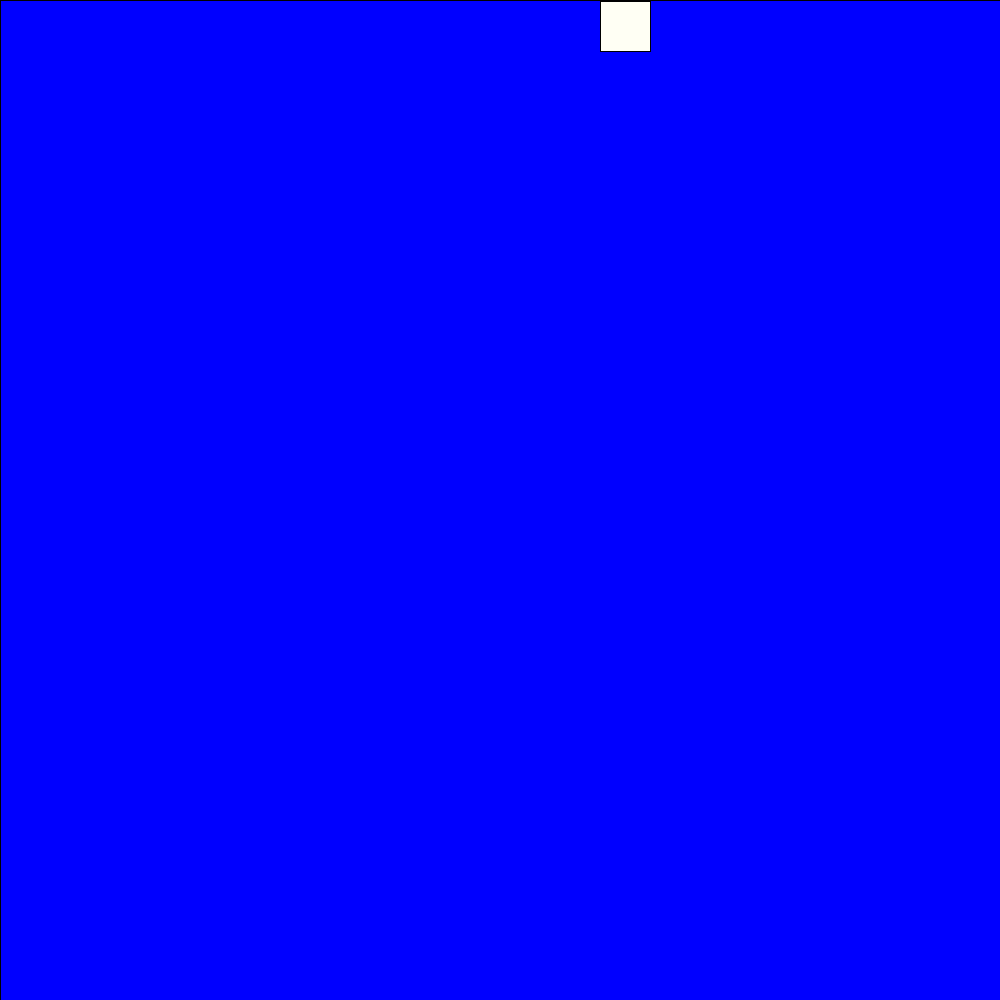
Frame 1 (no input)
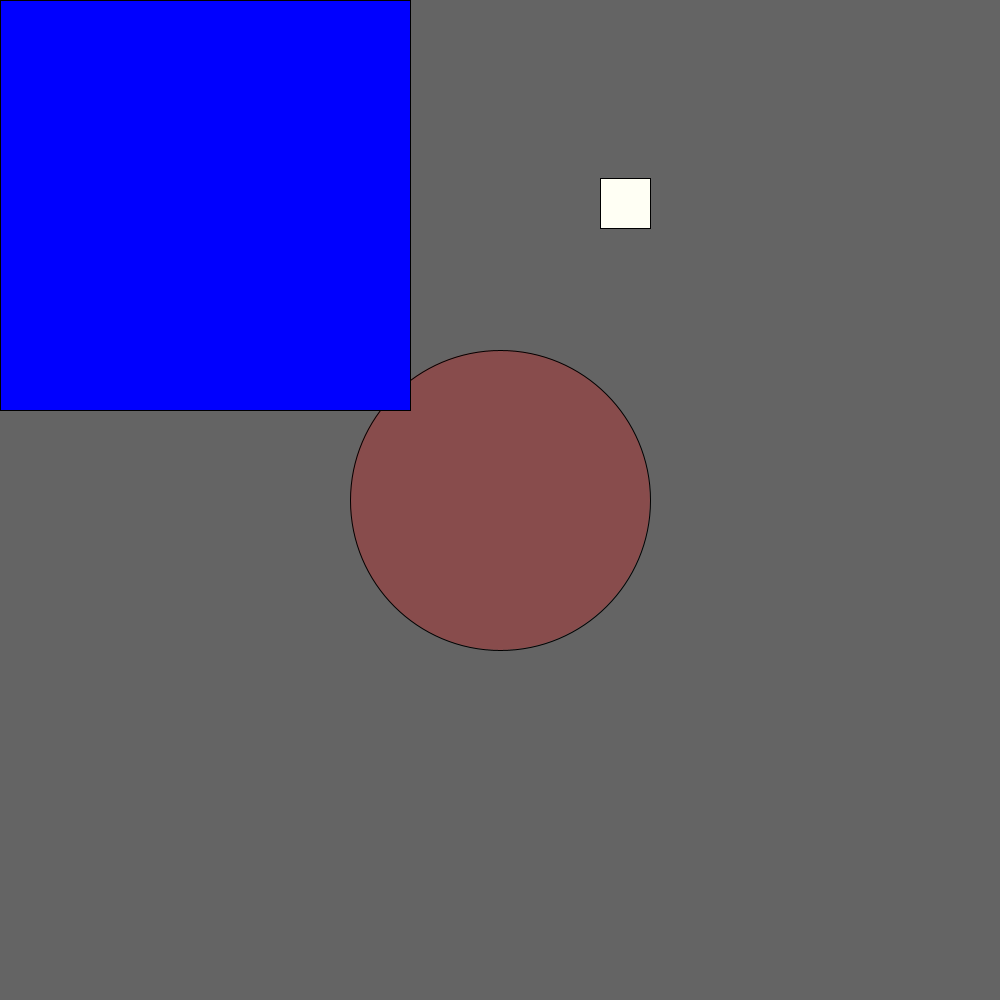
Frame 60 (the mouse pressed at the canvas centre just before this capture)
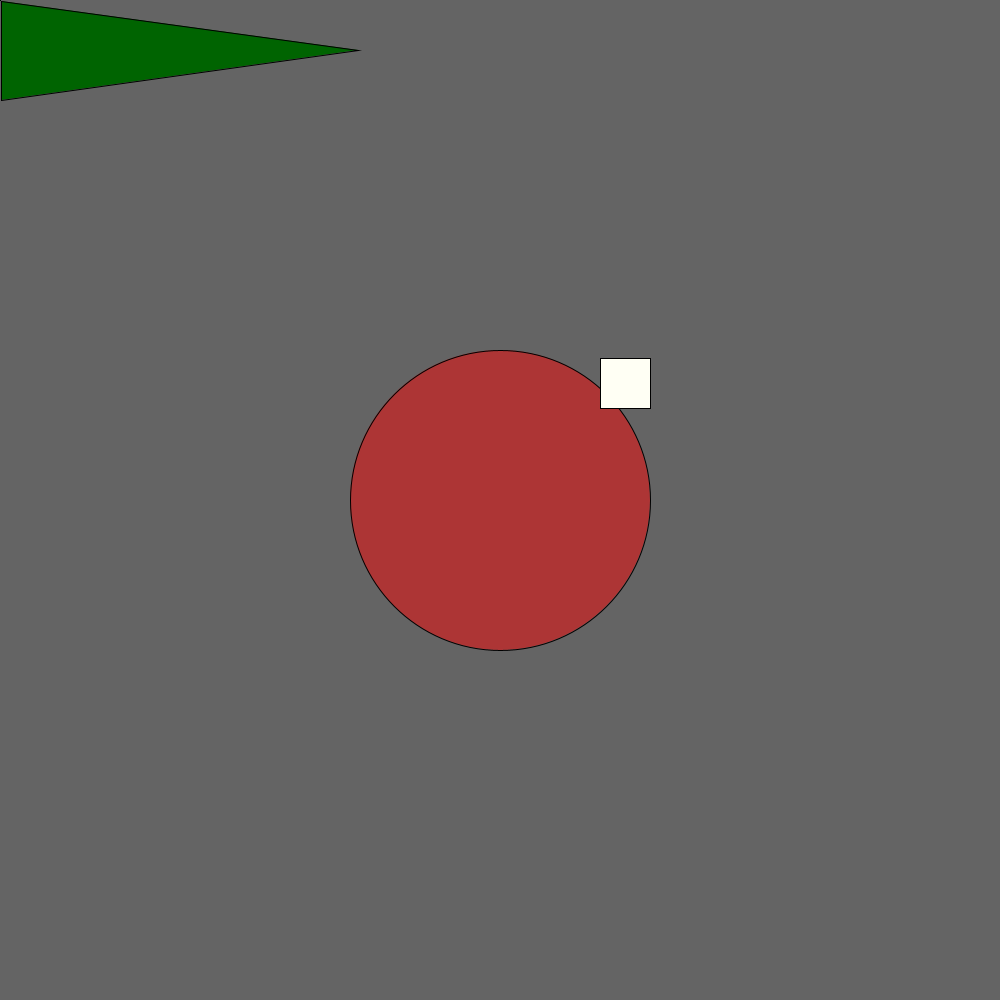
Frame 120 (the mouse held since frame 60 and released just before this capture)

The Processing sketch that drew these frames (run headless with seeded random() and noise(); from frame 60 on, the mouse is pressed at the canvas centre):

// Processing sketch: reverse_engineering_variables
// ── reverse_engineering_variables.pde
int x = 1;
int r = 1000;
int j = 1;
int y = 1;

void setup()  {
  size(1000,1000);
}

void draw() {
  background(100);
  fill(255, 0, 0, x);
  x = x + 1;
  circle(500, 500, 300);
  fill(0 `, 100, 1);
   triangle(1, 1, 1, 100, j, 50);
  j = j + 3;
  fill(0, 0, 255);
  square(0, 0, r);
  r = r -10;
  
  fill(255, 255, 244);
    square(600, y, 50);
    y = y + 3; 
  if (y > 1000) {
    y = 0;
  
  }
  
}
